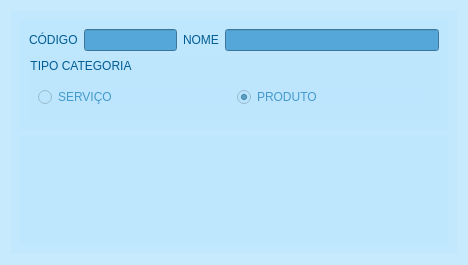
<?xml version="1.0" encoding="UTF-8"?>
<ui version="4.0">
 <class>Form</class>
 <widget class="QWidget" name="Form">
  <property name="geometry">
   <rect>
    <x>0</x>
    <y>0</y>
    <width>468</width>
    <height>265</height>
   </rect>
  </property>
  <property name="minimumSize">
   <size>
    <width>468</width>
    <height>265</height>
   </size>
  </property>
  <property name="maximumSize">
   <size>
    <width>468</width>
    <height>265</height>
   </size>
  </property>
  <property name="windowTitle">
   <string>CADASTRO CATEGORIAS - ASSISTENCIA TECNICA DE MANUNTEÇÃO</string>
  </property>
  <property name="windowIcon">
   <iconset resource="../IMG/recursos.qrc">
    <normaloff>:/img/technician.svg</normaloff>:/img/technician.svg</iconset>
  </property>
  <property name="styleSheet">
   <string notr="true">QToolTip {
    border: 2px solid darkkhaki;
    padding: 5px;
    border-radius: 3px;
    opacity: 200;	
	color: rgb(1, 92, 146);
	background-color: rgb(188, 230, 254);	
	border-color: rgb(1, 92, 146);
}

#principal{
background-image: url(:/img/fundo.jpg);
}

QFrame, QGroupBox{
	border: 1px;	
	border-color: rgb(188, 230, 254);
	color: rgb(1, 92, 146);
	font: 10pt &quot;Franklin Gothic Heavy&quot;;	

}

QWidget{		
	background-color: rgb(188, 230, 254, 150);
}

QToolButton{
	color: rgb(255, 255, 255);
	font: 10pt &quot;Franklin Gothic Heavy&quot;;	
	background-color: rgba(255, 255, 255, 0);
	margin: 0% 50% 0% 50%;	
	padding:0% 50% 0% 50%;	
}

QToolButton:hover:pressed{
background-color: rgb(84, 167, 216);
}

QToolButton:hover{
	background-color: rgb(1, 92, 146);
	
	color: rgb(255, 255, 255);
}

QLineEdit{				
	color: rgb(255, 255, 255);
	background-color: rgb(84, 167, 216);
}

QLineEdit:hover, QComboBox:hover{				
background-color: rgb(1, 92, 146);
}

QLabel{	
	background-color: rgb(255, 255, 255 ,0);
}

QRadioButton{	
	color: rgb(68, 154, 202);
}</string>
  </property>
  <layout class="QVBoxLayout" name="verticalLayout_7">
   <item>
    <widget class="QFrame" name="principal">
     <property name="frameShape">
      <enum>QFrame::StyledPanel</enum>
     </property>
     <property name="frameShadow">
      <enum>QFrame::Raised</enum>
     </property>
     <layout class="QVBoxLayout" name="verticalLayout_3">
      <item>
       <widget class="QGroupBox" name="groupBox">
        <property name="title">
         <string/>
        </property>
        <layout class="QVBoxLayout" name="verticalLayout">
         <item>
          <layout class="QHBoxLayout" name="horizontalLayout_2">
           <item>
            <widget class="QLabel" name="label">
             <property name="toolTip">
              <string>&lt;html&gt;&lt;head/&gt;&lt;body&gt;&lt;p&gt;CÓDIGO DA CATEGORIA&lt;/p&gt;&lt;/body&gt;&lt;/html&gt;</string>
             </property>
             <property name="text">
              <string>CÓDIGO</string>
             </property>
            </widget>
           </item>
           <item>
            <widget class="QLineEdit" name="codigo">
             <property name="enabled">
              <bool>false</bool>
             </property>
             <property name="maximumSize">
              <size>
               <width>93</width>
               <height>16777215</height>
              </size>
             </property>
             <property name="toolTip">
              <string>&lt;html&gt;&lt;head/&gt;&lt;body&gt;&lt;p&gt;CÓDIGO DA CATEGORIA&lt;/p&gt;&lt;/body&gt;&lt;/html&gt;</string>
             </property>
             <property name="clearButtonEnabled">
              <bool>true</bool>
             </property>
            </widget>
           </item>
           <item>
            <layout class="QHBoxLayout" name="horizontalLayout_5">
             <item>
              <widget class="QLabel" name="label_3">
               <property name="toolTip">
                <string>&lt;html&gt;&lt;head/&gt;&lt;body&gt;&lt;p&gt;NOME DA CATEGÓRIA&lt;/p&gt;&lt;/body&gt;&lt;/html&gt;</string>
               </property>
               <property name="text">
                <string>NOME</string>
               </property>
              </widget>
             </item>
             <item>
              <widget class="QLineEdit" name="nome">
               <property name="toolTip">
                <string>&lt;html&gt;&lt;head/&gt;&lt;body&gt;&lt;p&gt;NOME DA CATEGÓRIA&lt;/p&gt;&lt;/body&gt;&lt;/html&gt;</string>
               </property>
               <property name="clearButtonEnabled">
                <bool>true</bool>
               </property>
              </widget>
             </item>
            </layout>
           </item>
          </layout>
         </item>
         <item>
          <widget class="QGroupBox" name="groupBox_2">
           <property name="title">
            <string>TIPO CATEGORIA</string>
           </property>
           <layout class="QHBoxLayout" name="horizontalLayout_3">
            <property name="topMargin">
             <number>25</number>
            </property>
            <property name="rightMargin">
             <number>9</number>
            </property>
            <item>
             <widget class="QRadioButton" name="servico">
              <property name="text">
               <string>SERVIÇO</string>
              </property>
             </widget>
            </item>
            <item>
             <widget class="QRadioButton" name="produto">
              <property name="text">
               <string>PRODUTO</string>
              </property>
              <property name="checked">
               <bool>true</bool>
              </property>
              <property name="autoRepeat">
               <bool>false</bool>
              </property>
             </widget>
            </item>
           </layout>
          </widget>
         </item>
        </layout>
       </widget>
      </item>
      <item>
       <widget class="QFrame" name="frame_2">
        <property name="frameShape">
         <enum>QFrame::StyledPanel</enum>
        </property>
        <property name="frameShadow">
         <enum>QFrame::Raised</enum>
        </property>
        <layout class="QHBoxLayout" name="horizontalLayout">
         <property name="spacing">
          <number>6</number>
         </property>
         <property name="leftMargin">
          <number>0</number>
         </property>
         <property name="topMargin">
          <number>0</number>
         </property>
         <property name="rightMargin">
          <number>0</number>
         </property>
         <property name="bottomMargin">
          <number>0</number>
         </property>
         <item>
          <widget class="QPushButton" name="cadastrar">
           <property name="text">
            <string/>
           </property>
           <property name="icon">
            <iconset resource="../IMG/recursos.qrc">
             <normaloff>:/img/save.svg</normaloff>:/img/save.svg</iconset>
           </property>
           <property name="iconSize">
            <size>
             <width>45</width>
             <height>40</height>
            </size>
           </property>
           <property name="default">
            <bool>false</bool>
           </property>
           <property name="flat">
            <bool>true</bool>
           </property>
          </widget>
         </item>
         <item>
          <widget class="QPushButton" name="procurar">
           <property name="text">
            <string/>
           </property>
           <property name="icon">
            <iconset resource="../IMG/recursos.qrc">
             <normaloff>:/img/find-my-friend.svg</normaloff>:/img/find-my-friend.svg</iconset>
           </property>
           <property name="iconSize">
            <size>
             <width>45</width>
             <height>40</height>
            </size>
           </property>
           <property name="default">
            <bool>false</bool>
           </property>
           <property name="flat">
            <bool>true</bool>
           </property>
          </widget>
         </item>
         <item>
          <widget class="QPushButton" name="excluir">
           <property name="text">
            <string/>
           </property>
           <property name="icon">
            <iconset resource="../IMG/recursos.qrc">
             <normaloff>:/img/eraser.svg</normaloff>:/img/eraser.svg</iconset>
           </property>
           <property name="iconSize">
            <size>
             <width>45</width>
             <height>40</height>
            </size>
           </property>
           <property name="default">
            <bool>false</bool>
           </property>
           <property name="flat">
            <bool>true</bool>
           </property>
          </widget>
         </item>
         <item>
          <widget class="QPushButton" name="sair">
           <property name="text">
            <string/>
           </property>
           <property name="icon">
            <iconset resource="../IMG/recursos.qrc">
             <normaloff>:/img/cross.svg</normaloff>:/img/cross.svg</iconset>
           </property>
           <property name="iconSize">
            <size>
             <width>45</width>
             <height>40</height>
            </size>
           </property>
           <property name="default">
            <bool>false</bool>
           </property>
           <property name="flat">
            <bool>true</bool>
           </property>
          </widget>
         </item>
        </layout>
       </widget>
      </item>
     </layout>
    </widget>
   </item>
  </layout>
 </widget>
 <resources>
  <include location="../IMG/recursos.qrc"/>
 </resources>
 <connections/>
</ui>
